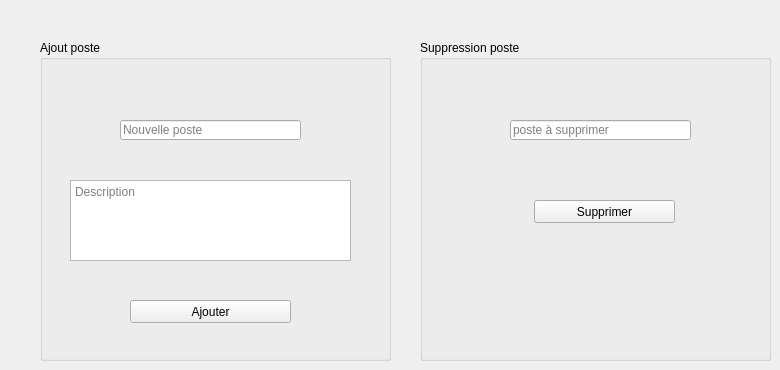
   <widget class="QWidget" name="tab">
    <attribute name="title">
     <string>Agent poste</string>
    </attribute>
    <widget class="QGroupBox" name="groupBox_3">
     <property name="geometry">
      <rect>
       <x>420</x>
       <y>40</y>
       <width>351</width>
       <height>321</height>
      </rect>
     </property>
     <property name="title">
      <string>Suppression poste</string>
     </property>
     <widget class="QLineEdit" name="lineEdit_poste_supp">
      <property name="geometry">
       <rect>
        <x>90</x>
        <y>80</y>
        <width>181</width>
        <height>20</height>
       </rect>
      </property>
      <property name="placeholderText">
       <string>poste à supprimer</string>
      </property>
     </widget>
     <widget class="QPushButton" name="pb_supprimer_type">
      <property name="geometry">
       <rect>
        <x>114</x>
        <y>160</y>
        <width>141</width>
        <height>23</height>
       </rect>
      </property>
      <property name="text">
       <string>Supprimer</string>
      </property>
     </widget>
    </widget>
    <widget class="QGroupBox" name="groupBox_5">
     <property name="geometry">
      <rect>
       <x>40</x>
       <y>40</y>
       <width>351</width>
       <height>321</height>
      </rect>
     </property>
     <property name="title">
      <string>Ajout poste</string>
     </property>
     <widget class="QLineEdit" name="lineEdit_poste">
      <property name="geometry">
       <rect>
        <x>80</x>
        <y>80</y>
        <width>181</width>
        <height>20</height>
       </rect>
      </property>
      <property name="styleSheet">
       <string notr="true"/>
      </property>
      <property name="placeholderText">
       <string>Nouvelle poste</string>
      </property>
     </widget>
     <widget class="QTextEdit" name="textEdit">
      <property name="geometry">
       <rect>
        <x>30</x>
        <y>140</y>
        <width>281</width>
        <height>81</height>
       </rect>
      </property>
      <property name="styleSheet">
       <string notr="true">QLineEdit {
    border: 2px solid gray;
    border-radius: 10px;
    padding: 0 8px;
    background: yellow;
    selection-background-color: darkgray;
}</string>
      </property>
      <property name="documentTitle">
       <string/>
      </property>
      <property name="lineWrapMode">
       <enum>QTextEdit::WidgetWidth</enum>
      </property>
      <property name="placeholderText">
       <string>Description</string>
      </property>
     </widget>
     <widget class="QPushButton" name="pb_ajouter_type">
      <property name="geometry">
       <rect>
        <x>90</x>
        <y>260</y>
        <width>161</width>
        <height>23</height>
       </rect>
      </property>
      <property name="text">
       <string>Ajouter</string>
      </property>
     </widget>
    </widget>
   </widget>
